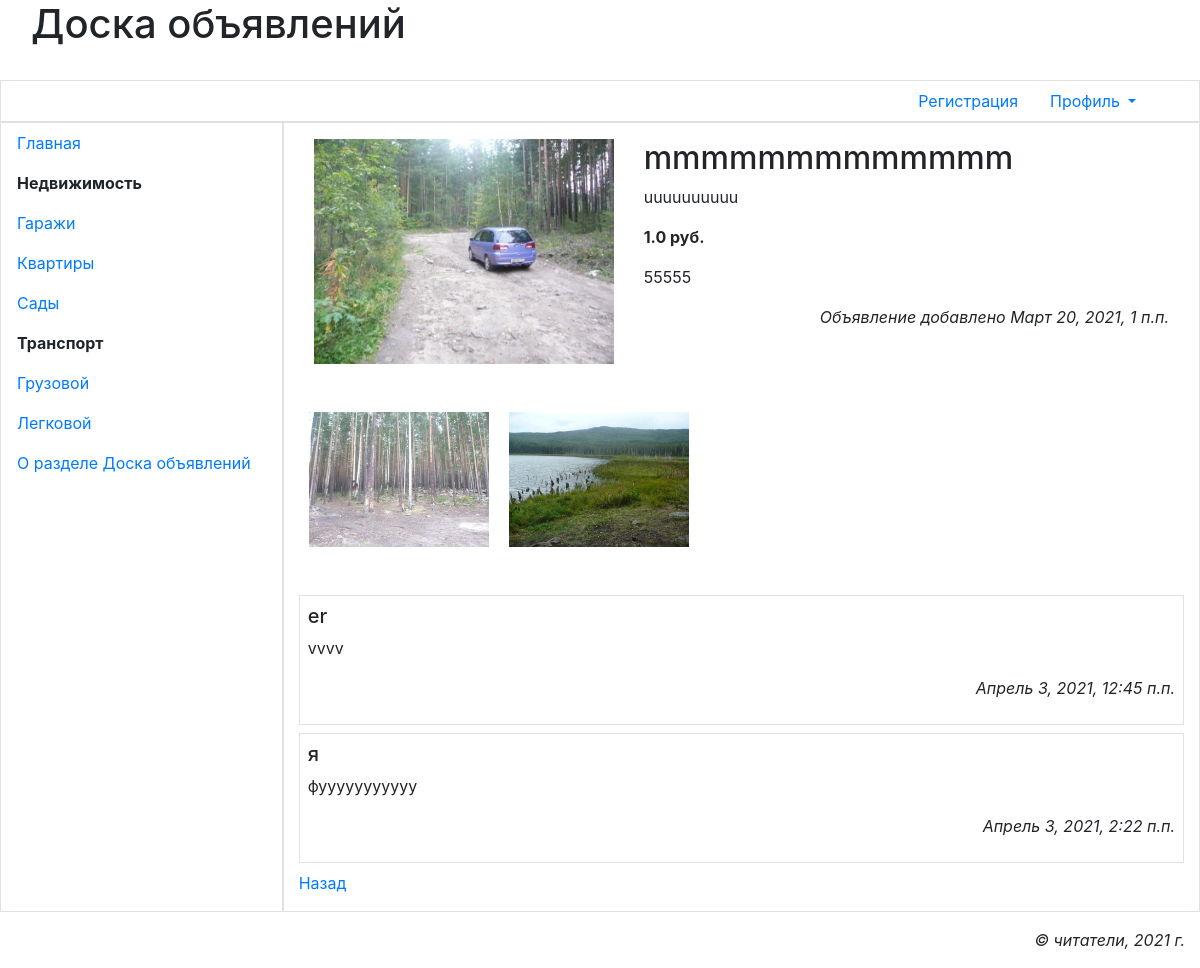
Page /bboard/accounts/profile/7/ (signed in) on the committed database.
### myfirst/apps/bboard/models.py (models this page shows, shortened)
class Rubric(models.Model):
    name=models.CharField(max_length=20,db_index=True,unique=True,
    verbose_name='Название')
    order=models.SmallIntegerField(default=0, db_index=True,
    verbose_name='Порядок')
    super_rubric=models.ForeignKey('SuperRubric', on_delete=models.PROTECT,
    null=True,blank=True,verbose_name='Надрубрика')

class Bb(models.Model):
    rubric=models.ForeignKey(SubRubric, on_delete=models.PROTECT,
           verbose_name='Рубрика')
    title=models.CharField(max_length=40, verbose_name='Товар')
    content=models.TextField(verbose_name='Oпиcaниe')
    price = models.FloatField(default=0,verbose_name='Цeнa')
    contacts =models.TextField(verbose_name='Koнтaкты')
    image =models.ImageField(blank=True,upload_to=get_timestamp_path,
            verbose_name='Изображение')
    author = models.ForeignKey(AdvUser, on_delete=models.CASCADE,
            verbose_name='Aвтop объявления')
    is_active = models.BooleanField(default=True, db_index=True,
            verbose_name='Выводить в списке?')
    created_at=models.DateTimeField(auto_now_add=True,db_index=True,
            verbose_name='Опубликовано')
    class Meta:
        verbose_name_plural ='Объявления'
        verbose_name ='Объявление'
        ordering=['-created_at']

class AdditionalImage(models.Model):
    bb=models.ForeignKey(Bb,on_delete=models.CASCADE,
          verbose_name='Объявление')
    image = models.ImageField(upload_to=get_timestamp_path,
          verbose_name='Изображение')
    class Meta:
        verbose_name_plural ='Дополнительные иллюстрации'
        verbose_name ='Дополнительная иллюстрация'

class Comment_bb(models.Model):
    bb=models.ForeignKey(Bb, on_delete=models.CASCADE, verbose_name='Объявление')
    author=models.CharField(max_length=30, verbose_name='Автор')
    content=models.TextField(verbose_name='Tекст комментария')
    is_active=models.BooleanField(default=True, db_index=True, verbose_name='Выводить на экран?')
    created_at=models.DateTimeField(auto_now_add=True,db_index=True,verbose_name='Дата публикации')
    class Meta:
        verbose_name='Комментарий'
        verbose_name_plural='Комментарии'
        ordering=['created_at']

### myfirst/apps/bboard/views.py (the view)
# urls.py: path('accounts/profile/<int:pk>/', profile_bb_detail, name='profile_bb_detail'),
@login_required
def profile_bb_detail(request, pk):
    bb=get_object_or_404(Bb,pk=pk)
    ais=bb.additionalimage_set.all()
    comments=Comment_bb.objects.filter(bb=pk, is_active=True)
    context={'bb':bb, 'ais':ais, 'comments':comments}
    return render(request,'bboard/profile_bb_detail.html',context)

### myfirst/apps/bboard/models.py (called while the page is built)
    def get_queryset(self):
        return super().get_queryset().filter(super_rubric__isnull=False)

### myfirst/templates/bboard/profile_bb_detail.html (shortened to what this page needs)
{% extends "basic.html" %}
{% block content %}
<div class="container-fluid mt-3">
	<div class="row">
		{% if bb.image %}
		<div class="col-md-auto"><img src="{{ bb.image.url }}" style="width:300px;"></div>
		{% endif %}
		<div class="col">
			<h2>{{bb.title}}</h2>
			<p>{{bb.content}}</p>
			<p class="font-weight-bold">{{bb.price}} руб.</p>
			<p>{{bb.contacts}}</p>
			<p class="text-right font-italic">Объявление добавлено {{bb.created_at}}</p>
		</div>
	</div>
</div>
{% if ais %}
<div class="d-flex justify-content-xl-start flex-wrap mt-5">
	{% for ai in ais %}
	<div>
		<img style="width:180px;" hspace="10" src="{{ ai.image.url }}" >
	</div>
	{% endfor %}
</div>
{% endif %}
{% if comments%}
<div class="mt-5">
	{% for comment in comments %}
	<div class="my-2 p-2 border">
	<h5>{{comment.author}}</h5>
	<p>{{comment.content}}</p>
	<p class="text-right font-italic">{{comment.created_at}}</p>
	</div>
	{% endfor %}
</div>
{% endif %}
<p><a href="{% url 'bboard:by_rubric' pk=bb.rubric.pk %}{{ all }}">Назад</a></p>
{% endblock %}

### myfirst/templates/basic.html (shortened to what this page needs)
{% load bootstrap4 %}
{% load static %}
<!DOCTYPE html>
<html>
	<head>
		{% bootstrap_css %}
		<link rel="stylesheet" type="text/css"
		href="{% static 'bboard/style.css' %}">
	</head >
	<body class="container-fluid">
	<header class="mb-4">
		<div class="media">
			<div class="media-body">
				<h1 class="display-5">Доска объявлений</h1>
			</div>
		</div>
	</header>
		<div class="row">
			<ul class="col nav justify-content-end border">
				<li class= "nav-item"> <a class="nav-link" href="{% url 'bboard:register' %}">Регистрация</a></li>
				{% if user.is_authenticated %}
				<li class="nav-item dropdown" style="width:150px;">
					<a class="nav-link dropdown-toggle" data-toggle="dropdown"
					href="#" role="button" aria-haspopup="true"
					aria-expanded="false" >         Профиль           </a>
				</li>
				{% else %}
				<li class="nav-item"><a class="nav-link" href="{% url 'bboard:login' %}">Bxoд</a></li>
				{% endif %}
			</ul>
		</div>
		<div class="row">
			<nav class="col-md-auto nav flex-column border">
				<a class="nav-link root"
				href="{% url 'main:index' %}">Главная</a>
				{% for rubric in rubrics %}
				{% ifchanged rubric.super_rubric.pk %}
				<span class="nav-link root font-weight-bold">
				{{ rubric.super_rubric.name }}</span>
				{% endifchanged %}
				<a class="nav-link" href="{% url 'bboard:by_rubric' pk=rubric.pk %}">{{rubric.name}}</a>
				{% endfor %}
				<a class="nav-link root" href="{% url 'bboard:other' page='about' %}">О разделе Доска объявлений</a>
			</nav>
			<section class="col border ру-2">
				{% block content %}
				{% endblock %}
			</section>
		</div>
		<footer class="mt-3">
			<p class="text-right font-italic">&copy; читатели,
			2021 г.</p>
		</footer>
	</body>
</html>

### myfirst/apps/main/static/bboard/style.css (style rules this page uses)
.root { gfont-size: larger; }

### rows in the picture
Rubric: super_rubric.name "Недвижимость", name "Гаражи"
Rubric: name "Квартиры"
Rubric: name "Сады"
Rubric: super_rubric.name "Транспорт", name "Грузовой"
Rubric: name "Легковой"
Bb: image (picture), title "mmmmmmmmmmmmm", content "uuuuuuuuuu", price "1.0", contacts "55555", created_at "Март 20, 2021, 1 п.п."
AdditionalImage: image (picture)
AdditionalImage: image (picture)
Comment_bb: author "er", content "vvvv", created_at "Апрель 3, 2021, 12:45 п.п."
Comment_bb: author "я", content "фууууууууууу", created_at "Апрель 3, 2021, 2:22 п.п."
